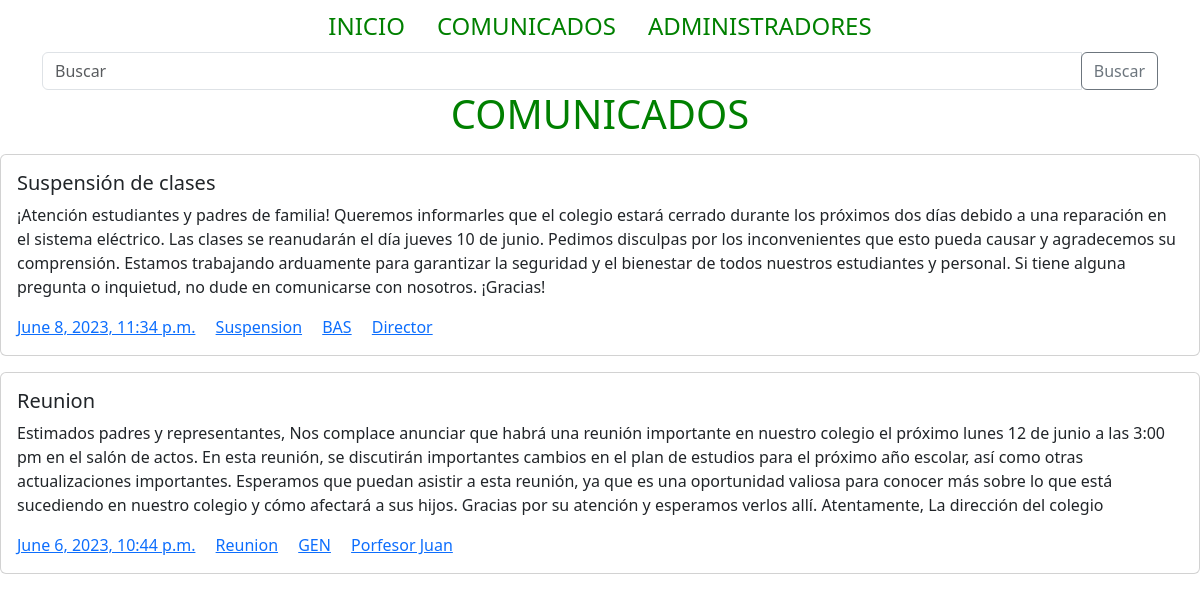
The app's page /comunicados/ with its own data.
### core/models.py (models this page shows, shortened)
class Comunicado(models.Model):
    titulo = models.TextField()
    detalle = models.TextField()
    fecha_envio = models.DateTimeField()
    fecha_ultima_modificacion = models.DateTimeField()
    nivel = models.CharField(max_length=20 ,choices=niveles, null=True, blank=True)
    categoria = models.ForeignKey(Categoria, null=True, blank=True, on_delete=models.CASCADE)
    autor = models.TextField(null=True, blank=True)
    class Meta:
        ordering = ['-fecha_envio']

class Categoria(models.Model):
    nombre = models.TextField(verbose_name="Nombre")
    descripcion = models.TextField(verbose_name="Descripcion")
    class Meta:
        verbose_name = 'Categoria'
        verbose_name_plural = 'Categorias'
        db_table = 'categoria'

### core/views.py (the view)
# urls.py: path('comunicados/', views.comunicados, name="comunicados"),
def comunicados(request):
    datos = Comunicado.objects.all()
    categorias = Categoria.objects.all()
    return render(request, 'core/comunicados.html', {'datos': datos})

### core/templates/core/comunicados.html (shortened to what this page needs)
{% load static %}
<!DOCTYPE html>
<html lang="en">
<head>
    <link rel="stylesheet" href="{% static 'css/estilos.css' %}">
    <link href="https://cdn.jsdelivr.net/npm/bootstrap@5.3.0-alpha3/dist/css/bootstrap.min.css" rel="stylesheet">
</head>
<body>
    <div id="barra">
        <ul class="nav justify-content-center navbar-custom">
            <li class="nav-item">
                <a class="nav-link active" aria-current="page" href="/">INICIO</a>
            </li>
            <li class="nav-item">
                <a class="nav-link" href="/comunicados">COMUNICADOS</a>
            </li>
            <li class="nav-item">
                <a class="nav-link" href="/admin">ADMINISTRADORES</a>
            </li>
        </ul>
    </div>
    <div class="container justify-content-center">
        <form class="form-inline" action="{% url 'buscar' %}">
            <div class="input-group">
                <input type="text" class="form-control" aria-label="search" placeholder="Buscar" name="encontrar">
                <div>
                    <button type="submit" class="btn btn-outline-secondary">Buscar</button>
                </div>
            </div>
        </form>
    </div>
    <div class="text-center">
        <h1 id="titulo">COMUNICADOS</h1>
    </div>
    {% for dato in datos %}
    <div class="card">
        <div class="card-body">
          <h5 class="card-title">{{ dato.titulo }}</h5>
          <p class="card-text">{{ dato.detalle }}</p>
          <a href="#" class="card-link">{{ dato.fecha_envio }}</a>
          <a href="#" class="card-link">{{ dato.categoria.nombre }}</a>
          <a href="#" class="card-link">{{ dato.nivel }}</a>
          <a href="#" class="card-link">{{ dato.autor }}</a>
        </div>
    </div>
    {% endfor %}
</body>
</html>

### core/static/css/estilos.css (style rules this page uses)
.navbar-custom li a { font-size: x-large; color: green; }
#titulo { color: green; }

### records on screen
Comunicado: titulo "Suspensión de clases", detalle "¡Atención estudiantes y padres de familia! Queremos informarles que el colegio estará cerrado durante los próximos dos días debido a una reparación en el sistema eléctrico. Las clases se reanudarán el día jueves 10 de junio. Pedimos disculpas por los inconvenientes que esto pueda causar y agradecemos su comprensión. Estamos trabajando arduamente para garantizar la seguridad y el bienestar de todos nuestros estudiantes y personal. Si tiene alguna pregunta o inquietud, no dude en comunicarse con nosotros. ¡Gracias!", fecha_envio "June 8, 2023, 11:34 p.m.", categoria.nombre "Suspension", nivel "BAS", autor "Director"
Comunicado: titulo "Reunion", detalle "Estimados padres y representantes, Nos complace anunciar que habrá una reunión importante en nuestro colegio el próximo lunes 12 de junio a las 3:00 pm en el salón de actos. En esta reunión, se discutirán importantes cambios en el plan de estudios para el próximo año escolar, así como otras actualizaciones importantes. Esperamos que puedan asistir a esta reunión, ya que es una oportunidad valiosa para conocer más sobre lo que está sucediendo en nuestro colegio y cómo afectará a sus hijos. Gracias por su atención y esperamos verlos allí. Atentamente, La dirección del colegio", fecha_envio "June 6, 2023, 10:44 p.m.", categoria.nombre "Reunion", nivel "GEN", autor "Porfesor Juan"
